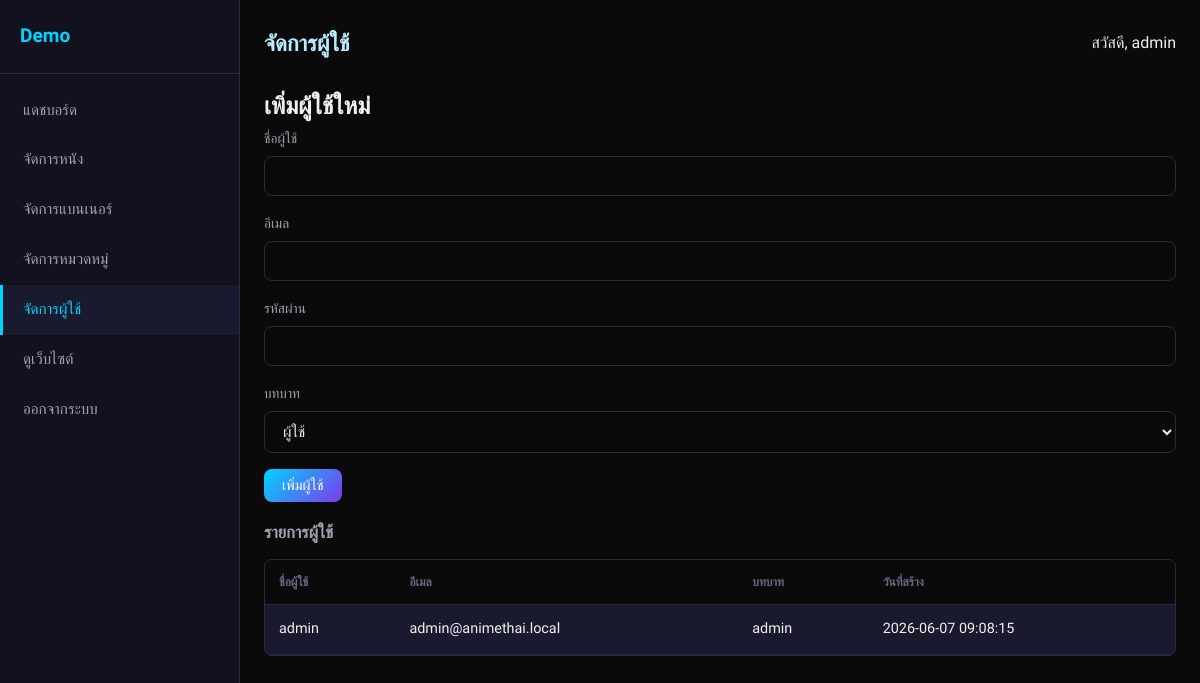
The page /admin/users.php (signed in) on the database its author committed.
### tables this page shows
CREATE TABLE users (
    id INT AUTO_INCREMENT PRIMARY KEY,
    username VARCHAR(100) NOT NULL UNIQUE,
    email VARCHAR(255) NOT NULL UNIQUE,
    password VARCHAR(255) NOT NULL,
    role ENUM('user','admin') DEFAULT 'user',
    created_at TIMESTAMP DEFAULT CURRENT_TIMESTAMP
);

### includes/functions.php (called while the page is built, shortened)
<?php
require_once __DIR__ . '/db.php';
function e(string $str): string
{
    return htmlspecialchars($str, ENT_QUOTES, 'UTF-8');
}
    ?>

### includes/db.php (called while the page is built, shortened)
<?php
function getDB(): PDO
{
    static $pdo = null;
    if ($pdo === null) {
        $dsn = 'mysql:host=' . DB_HOST . ';dbname=' . DB_NAME . ';charset=' . DB_CHARSET;
        $pdo = new PDO($dsn, DB_USER, DB_PASS, [
            PDO::ATTR_ERRMODE            => PDO::ERRMODE_EXCEPTION,
            PDO::ATTR_DEFAULT_FETCH_MODE => PDO::FETCH_ASSOC,
            PDO::ATTR_EMULATE_PREPARES   => false,
            PDO::MYSQL_ATTR_INIT_COMMAND => 'SET NAMES utf8mb4 COLLATE utf8mb4_unicode_ci',
        ]);
    }
    return $pdo;
}
function fetchAll(string $sql, array $params = []): array
{
    $stmt = getDB()->prepare($sql);
    $stmt->execute($params);
    return $stmt->fetchAll();
}

### admin/users.php (the view, shortened to what this page needs)
<?php
require_once __DIR__ . '/includes/sidebar.php';
$users = fetchAll('SELECT id, username, email, role, created_at FROM users ORDER BY created_at DESC');
?>
<div class="admin-top">
    <h1>จัดการผู้ใช้</h1>
    <span>สวัสดี, <?= e($_SESSION['username']) ?></span>
</div>
<div class="panel">
    <h2>เพิ่มผู้ใช้ใหม่</h2>
    <form method="POST" class="form-inline">
        <div class="form-group">
            <label>ชื่อผู้ใช้</label>
            <input type="text" name="username" required>
        </div>
        <div class="form-group">
            <label>อีเมล</label>
            <input type="email" name="email" required>
        </div>
        <div class="form-group">
            <label>รหัสผ่าน</label>
            <input type="password" name="password" required>
        </div>
        <div class="form-group">
            <label>บทบาท</label>
            <select name="role">
                <option value="user">ผู้ใช้</option>
            </select>
        </div>
        <div class="form-group">
            <button type="submit" class="btn btn-primary">เพิ่มผู้ใช้</button>
        </div>
    </form>
</div>
<h2 class="admin-subtitle">รายการผู้ใช้</h2>
<div class="table-wrap">
    <table class="data-table">
        <thead><tr><th>ชื่อผู้ใช้</th><th>อีเมล</th><th>บทบาท</th><th>วันที่สร้าง</th></tr></thead>
        <tbody>
        <?php foreach ($users as $u): ?>
        <tr>
            <td><?= e($u['username']) ?></td>
            <td><?= e($u['email']) ?></td>
            <td><?= e($u['role']) ?></td>
            <td><?= e($u['created_at']) ?></td>
        </tr>
        <?php endforeach; ?>
        </tbody>
    </table>
</div>
<?php require_once __DIR__ . '/includes/footer.php'; ?>

### assets/css/style.css (style rules this page uses)
*, *::before, *::after { box-sizing: border-box; margin: 0; padding: 0; }
:root { --bg-primary: #0a0a0a; --bg-card: #1a1a2e; --bg-card-hover: #222240; --bg-sidebar: #12121f; --accent-blue: #00d4ff; --accent-purple: #7c3aed; --accent-gradient: linear-gradient(135deg, #00d4ff, #7c3aed); --text-primary: #f0f0f0; --text-secondary: #a0a0b0; --text-muted: #666680; --border-color: #2a2a40; --badge-sub: #10b981; --badge-dub: #f97316; --badge-both: #00d4ff; --badge-ongoing: #f59e0b; --badge-completed: #10b981; --header-height: 64px; --sidebar-width: 200px; --banner-side-width: 160px; --radius: 8px; --shadow: 0 4px 24px rgba(0, 212, 255, 0.08); }
html { scroll-behavior: smooth; }
body { font-family: 'Sarabun', 'Leelawadee UI', Tahoma, sans-serif; background: var(--bg-primary); color: var(--text-primary); line-height: 1.7; min-height: 100vh; -webkit-font-smoothing: antialiased; }
input, button, select, textarea { font-family: inherit; }
.btn { display: inline-flex; align-items: center; gap: 6px; padding: 8px 18px; border-radius: var(--radius); font-size: 0.9rem; font-weight: 500; cursor: pointer; border: none; transition: all 0.2s; text-decoration: none; }
.btn-primary { background: var(--accent-gradient); color: #fff; }
.form-group { margin-bottom: 16px; }
.form-group label { display: block; margin-bottom: 6px; font-size: 0.85rem; color: var(--text-secondary); }
.form-group input, .form-group select, .form-group textarea { width: 100%; padding: 10px 14px; background: var(--bg-primary); border: 1px solid var(--border-color); border-radius: var(--radius); color: var(--text-primary); font-size: 0.95rem; outline: none; }

### assets/css/admin.css (style rules this page uses)
.admin-top { display: flex; align-items: center; justify-content: space-between; margin-bottom: 24px; }
.admin-top h1 { font-size: 1.4rem; color: #b8ecff; }
.admin-subtitle { font-size: 1.05rem; margin-bottom: 12px; color: var(--text-secondary); }
.table-wrap { background: var(--bg-card); border: 1px solid var(--border-color); border-radius: var(--radius); overflow-x: auto; }
.data-table { width: 100%; border-collapse: collapse; }
.data-table th, .data-table td { padding: 12px 14px; text-align: left; font-size: 0.9rem; border-bottom: 1px solid var(--border-color); }
.data-table th { background: var(--bg-primary); color: var(--text-muted); font-size: 0.75rem; text-transform: uppercase; }

### rows shown on the page
users: username "admin", email "admin@animethai.local", role "admin", created_at "2026-06-07 09:08:15"

### other values the page prints
SITE_NAME "Demo"
$_SESSION['username'] "admin"
